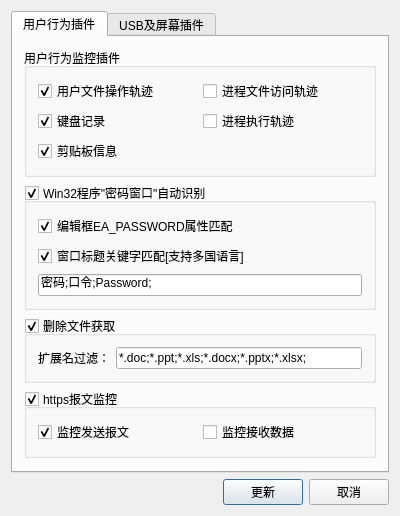
<?xml version="1.0" encoding="UTF-8"?>
<ui version="4.0">
 <class>PolicyDlg</class>
 <widget class="QDialog" name="PolicyDlg">
  <property name="geometry">
   <rect>
    <x>0</x>
    <y>0</y>
    <width>400</width>
    <height>407</height>
   </rect>
  </property>
  <property name="windowTitle">
   <string>插件策略配置</string>
  </property>
  <layout class="QVBoxLayout" name="verticalLayout">
   <item>
    <widget class="QTabWidget" name="tabWidget">
     <property name="currentIndex">
      <number>0</number>
     </property>
     <widget class="QWidget" name="tab_5">
      <property name="styleSheet">
       <string notr="true">QWidget#tab_3
{
	background-color:#f2f2f2;
}</string>
      </property>
      <attribute name="title">
       <string>用户行为插件</string>
      </attribute>
      <layout class="QVBoxLayout" name="verticalLayout_9">
       <item>
        <widget class="QGroupBox" name="groupBox_9">
         <property name="title">
          <string>用户行为监控插件</string>
         </property>
         <layout class="QGridLayout" name="gridLayout_8">
          <item row="0" column="0">
           <widget class="QCheckBox" name="chkFileOp">
            <property name="text">
             <string>用户文件操作轨迹</string>
            </property>
            <property name="checked">
             <bool>true</bool>
            </property>
           </widget>
          </item>
          <item row="0" column="1">
           <widget class="QCheckBox" name="chkProcessOp">
            <property name="text">
             <string>进程文件访问轨迹</string>
            </property>
           </widget>
          </item>
          <item row="1" column="0">
           <widget class="QCheckBox" name="chkKeyboardOp">
            <property name="text">
             <string>键盘记录</string>
            </property>
            <property name="checked">
             <bool>true</bool>
            </property>
           </widget>
          </item>
          <item row="1" column="1">
           <widget class="QCheckBox" name="chkExecuteOp">
            <property name="text">
             <string>进程执行轨迹</string>
            </property>
           </widget>
          </item>
          <item row="2" column="0">
           <widget class="QCheckBox" name="chkClipboardOp">
            <property name="text">
             <string>剪贴板信息</string>
            </property>
            <property name="checked">
             <bool>true</bool>
            </property>
           </widget>
          </item>
         </layout>
        </widget>
       </item>
       <item>
        <widget class="QGroupBox" name="grpPassword">
         <property name="title">
          <string>Win32程序&quot;密码窗口&quot;自动识别</string>
         </property>
         <property name="checkable">
          <bool>true</bool>
         </property>
         <layout class="QVBoxLayout" name="verticalLayout_10">
          <item>
           <widget class="QCheckBox" name="chkEA_PASSWORD">
            <property name="text">
             <string>编辑框EA_PASSWORD属性匹配</string>
            </property>
            <property name="checked">
             <bool>true</bool>
            </property>
           </widget>
          </item>
          <item>
           <widget class="QCheckBox" name="chkKeyword">
            <property name="text">
             <string>窗口标题关键字匹配[支持多国语言]</string>
            </property>
            <property name="checked">
             <bool>true</bool>
            </property>
           </widget>
          </item>
          <item>
           <widget class="QLineEdit" name="edtKeyword">
            <property name="text">
             <string>密码;口令;Password;</string>
            </property>
           </widget>
          </item>
         </layout>
        </widget>
       </item>
       <item>
        <widget class="QGroupBox" name="grpDeleteFile">
         <property name="title">
          <string>删除文件获取</string>
         </property>
         <property name="checkable">
          <bool>true</bool>
         </property>
         <layout class="QHBoxLayout" name="horizontalLayout_11">
          <item>
           <widget class="QLabel" name="label_14">
            <property name="text">
             <string>扩展名过滤：</string>
            </property>
           </widget>
          </item>
          <item>
           <widget class="QLineEdit" name="edtDeleteFileExt">
            <property name="text">
             <string>*.doc;*.ppt;*.xls;*.docx;*.pptx;*.xlsx;</string>
            </property>
           </widget>
          </item>
         </layout>
        </widget>
       </item>
       <item>
        <widget class="QGroupBox" name="grpHttps">
         <property name="title">
          <string>https报文监控</string>
         </property>
         <property name="checkable">
          <bool>true</bool>
         </property>
         <layout class="QHBoxLayout" name="horizontalLayout_12">
          <item>
           <widget class="QCheckBox" name="chkHttpsSend">
            <property name="text">
             <string>监控发送报文</string>
            </property>
            <property name="checked">
             <bool>true</bool>
            </property>
           </widget>
          </item>
          <item>
           <widget class="QCheckBox" name="chkHttpsReceive">
            <property name="text">
             <string>监控接收数据</string>
            </property>
           </widget>
          </item>
         </layout>
        </widget>
       </item>
       <item>
        <spacer name="verticalSpacer_5">
         <property name="orientation">
          <enum>Qt::Vertical</enum>
         </property>
         <property name="sizeHint" stdset="0">
          <size>
           <width>20</width>
           <height>0</height>
          </size>
         </property>
        </spacer>
       </item>
      </layout>
     </widget>
     <widget class="QWidget" name="tab_6">
      <property name="styleSheet">
       <string notr="true">QWidget#tab_2
{
	background-color:#f2f2f2;
}</string>
      </property>
      <attribute name="title">
       <string>USB及屏幕插件</string>
      </attribute>
      <layout class="QVBoxLayout" name="verticalLayout_11">
       <item>
        <widget class="QGroupBox" name="grpUsb">
         <property name="title">
          <string>USB文件密取插件</string>
         </property>
         <layout class="QVBoxLayout" name="verticalLayout_12">
          <item>
           <widget class="QCheckBox" name="chkUsbPlug">
            <property name="text">
             <string>USB设备插拔行为监控</string>
            </property>
            <property name="checked">
             <bool>true</bool>
            </property>
           </widget>
          </item>
          <item>
           <widget class="QCheckBox" name="chkUsbDir">
            <property name="text">
             <string>USB目录列表获取</string>
            </property>
            <property name="checked">
             <bool>true</bool>
            </property>
           </widget>
          </item>
          <item>
           <widget class="QCheckBox" name="chkUsbFileRetrieve">
            <property name="text">
             <string>USB文件获取</string>
            </property>
            <property name="checked">
             <bool>true</bool>
            </property>
           </widget>
          </item>
          <item>
           <layout class="QHBoxLayout" name="horizontalLayout_13">
            <item>
             <widget class="QLabel" name="label_15">
              <property name="minimumSize">
               <size>
                <width>96</width>
                <height>0</height>
               </size>
              </property>
              <property name="text">
               <string>文件扩展名过滤</string>
              </property>
             </widget>
            </item>
            <item>
             <widget class="QLineEdit" name="edtUsbExt">
              <property name="text">
               <string>*.doc;*.ppt;*.xls;*.docx;*.pptx;*.xlsx;</string>
              </property>
             </widget>
            </item>
           </layout>
          </item>
          <item>
           <layout class="QHBoxLayout" name="horizontalLayout_14">
            <item>
             <widget class="QLabel" name="label_16">
              <property name="text">
               <string>获取文件最大长度</string>
              </property>
             </widget>
            </item>
            <item>
             <widget class="QSpinBox" name="spnUsbFileSize">
              <property name="value">
               <number>50</number>
              </property>
             </widget>
            </item>
            <item>
             <widget class="QLabel" name="label_17">
              <property name="text">
               <string>MB</string>
              </property>
             </widget>
            </item>
            <item>
             <spacer name="horizontalSpacer_4">
              <property name="orientation">
               <enum>Qt::Horizontal</enum>
              </property>
              <property name="sizeHint" stdset="0">
               <size>
                <width>40</width>
                <height>20</height>
               </size>
              </property>
             </spacer>
            </item>
           </layout>
          </item>
         </layout>
        </widget>
       </item>
       <item>
        <widget class="QGroupBox" name="groupBox_10">
         <property name="title">
          <string>屏幕监控插件</string>
         </property>
         <layout class="QVBoxLayout" name="verticalLayout_13">
          <item>
           <widget class="QCheckBox" name="chkScreenManual_2">
            <property name="enabled">
             <bool>false</bool>
            </property>
            <property name="text">
             <string>手工截取目标屏幕</string>
            </property>
            <property name="checked">
             <bool>true</bool>
            </property>
           </widget>
          </item>
          <item>
           <widget class="QCheckBox" name="chkSmartCapture">
            <property name="text">
             <string>智能截取目标窗口</string>
            </property>
            <property name="checked">
             <bool>true</bool>
            </property>
           </widget>
          </item>
          <item>
           <layout class="QHBoxLayout" name="horizontalLayout_15">
            <item>
             <widget class="QLabel" name="lbProcess">
              <property name="minimumSize">
               <size>
                <width>72</width>
                <height>0</height>
               </size>
              </property>
              <property name="text">
               <string>进程名过滤</string>
              </property>
             </widget>
            </item>
            <item>
             <widget class="QLineEdit" name="edtProcName">
              <property name="text">
               <string>notepad;</string>
              </property>
             </widget>
            </item>
           </layout>
          </item>
          <item>
           <layout class="QHBoxLayout" name="horizontalLayout_16">
            <item>
             <widget class="QLabel" name="lbKeyword">
              <property name="minimumSize">
               <size>
                <width>72</width>
                <height>0</height>
               </size>
              </property>
              <property name="text">
               <string>窗口关键字</string>
              </property>
             </widget>
            </item>
            <item>
             <widget class="QLineEdit" name="edtWindowTitle">
              <property name="text">
               <string/>
              </property>
             </widget>
            </item>
           </layout>
          </item>
          <item>
           <layout class="QHBoxLayout" name="horizontalLayout_17">
            <item>
             <widget class="QLabel" name="lbInterval">
              <property name="text">
               <string>窗口截取间隔</string>
              </property>
             </widget>
            </item>
            <item>
             <widget class="QSpinBox" name="spnInterval">
              <property name="minimum">
               <number>20</number>
              </property>
              <property name="value">
               <number>20</number>
              </property>
             </widget>
            </item>
            <item>
             <widget class="QLabel" name="lbSecond">
              <property name="text">
               <string>秒</string>
              </property>
             </widget>
            </item>
            <item>
             <spacer name="horizontalSpacer_5">
              <property name="orientation">
               <enum>Qt::Horizontal</enum>
              </property>
              <property name="sizeHint" stdset="0">
               <size>
                <width>40</width>
                <height>20</height>
               </size>
              </property>
             </spacer>
            </item>
           </layout>
          </item>
          <item>
           <spacer name="verticalSpacer_6">
            <property name="orientation">
             <enum>Qt::Vertical</enum>
            </property>
            <property name="sizeHint" stdset="0">
             <size>
              <width>20</width>
              <height>40</height>
             </size>
            </property>
           </spacer>
          </item>
         </layout>
        </widget>
       </item>
      </layout>
     </widget>
    </widget>
   </item>
   <item>
    <layout class="QHBoxLayout" name="horizontalLayout">
     <item>
      <spacer name="horizontalSpacer">
       <property name="orientation">
        <enum>Qt::Horizontal</enum>
       </property>
       <property name="sizeHint" stdset="0">
        <size>
         <width>40</width>
         <height>20</height>
        </size>
       </property>
      </spacer>
     </item>
     <item>
      <widget class="QPushButton" name="btnOk">
       <property name="text">
        <string>更新</string>
       </property>
      </widget>
     </item>
     <item>
      <widget class="QPushButton" name="btnCancel">
       <property name="text">
        <string>取消</string>
       </property>
      </widget>
     </item>
    </layout>
   </item>
  </layout>
 </widget>
 <layoutdefault spacing="6" margin="11"/>
 <resources/>
 <connections/>
</ui>
